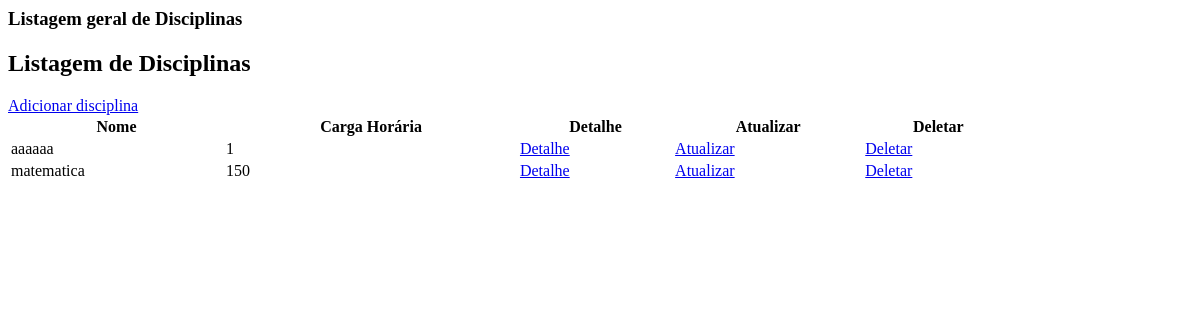
The app's page /disciplina/ (signed in), older data.
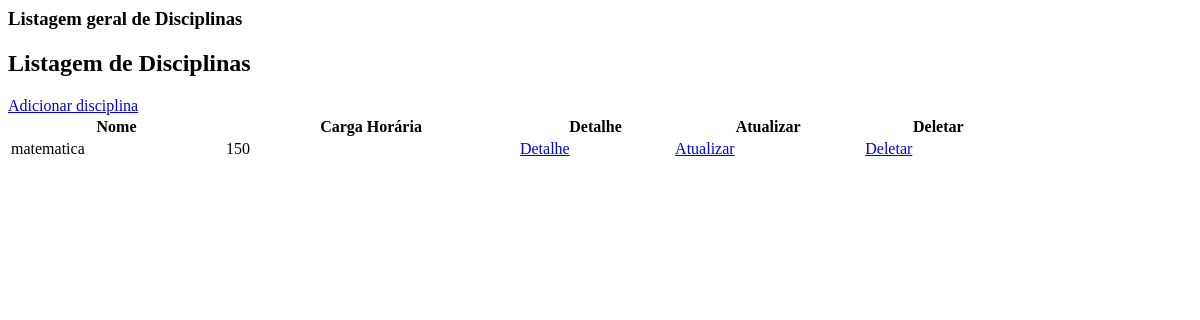
The same page, newer data.
### disciplina/models.py (models this page shows, shortened)
class Disciplina(models.Model):
    nome = models.CharField(max_length=100)
    carga_horaria = models.IntegerField()

### disciplina/views.py (the view)
# urls.py: path('', views.index, name='index-aluno'),
@login_required
def index(request):
    disciplinas = Disciplina.objects.all()
    return render(request, 'disciplina/index.html', {'disciplinas': disciplinas})

### templates/disciplina/index.html (shortened to what this page needs)
<div class="text-center">
    <h3 class="mb-4">Listagem geral de Disciplinas</h3>
    <div class="container mt-4">
    <div class="d-flex justify-content-between align-items-center mb-4">
        <h2 class="mb-0 text-primary">
            Listagem de Disciplinas
        </h2>
        {% if perms.pessoa.add_pessoa %}
        <a href="/disciplina/cria" class="btn btn-success">
            Adicionar disciplina
        </a>
        {% endif %}
    </div>
    <div class="table-responsive d-flex justify-content-center">
        <table class="table table-bordered shadow" style="width: 85%;">
            <thead class="thead-light">
                <tr>
                    <th> Nome </th>
                    <th> Carga Horária </th>
                    {% if perms.disciplina.detail_disciplina %}<th> Detalhe </th>{% endif %}
                    {% if perms.disciplina.detail_disciplina %}<th> Atualizar </th>{% endif %}
                    {% if perms.disciplina.detail_disciplina %}<th> Deletar </th>{% endif %}
                </tr>
            </thead>
            <tbody>
                {% for disciplina in disciplinas %}
                <tr>
                    <td> {{ disciplina.nome }} </td>
                    <td> {{ disciplina.carga_horaria }} </td>
                    <td><a href="/disciplina/{{disciplina.id}}/"> Detalhe</a></td>
                    <td><a href="/disciplina/atualiza/{{disciplina.id}}/"> Atualizar</a></td>
                    <td><a href="/disciplina/delete/{{disciplina.id}}/"> Deletar</a></td>
                </tr>
                {% endfor %}
            </tbody>
        </table>
    </div>
</div>

Row changes from the older to the newer data that the page shows:
removed Disciplina: nome "aaaaaa", carga_horaria "1"
